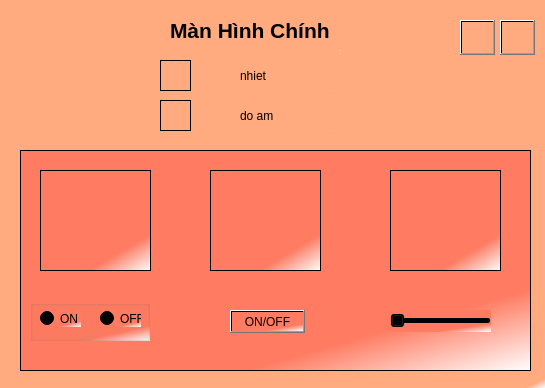
<?xml version="1.0" encoding="UTF-8"?>
<ui version="4.0">
 <class>MainWindow</class>
 <widget class="QMainWindow" name="MainWindow">
  <property name="geometry">
   <rect>
    <x>0</x>
    <y>0</y>
    <width>545</width>
    <height>388</height>
   </rect>
  </property>
  <property name="windowTitle">
   <string>MainWindow</string>
  </property>
  <property name="styleSheet">
   <string notr="true">background-color: qlineargradient(spread:pad, x1:0.989, y1:0.982955, x2:1, y2:1, stop:0 rgba(255, 170, 127, 255), stop:1 rgba(255, 255, 255, 255));</string>
  </property>
  <widget class="QWidget" name="centralwidget">
   <widget class="QFrame" name="frame">
    <property name="geometry">
     <rect>
      <x>160</x>
      <y>60</y>
      <width>31</width>
      <height>31</height>
     </rect>
    </property>
    <property name="styleSheet">
     <string notr="true">background-image: url(:/bg_image/icontemperature.png);</string>
    </property>
    <property name="frameShape">
     <enum>QFrame::StyledPanel</enum>
    </property>
    <property name="frameShadow">
     <enum>QFrame::Raised</enum>
    </property>
   </widget>
   <widget class="QFrame" name="frame_2">
    <property name="geometry">
     <rect>
      <x>160</x>
      <y>100</y>
      <width>31</width>
      <height>31</height>
     </rect>
    </property>
    <property name="styleSheet">
     <string notr="true">background-image: url(:/bg_image/iconhumidity.png);</string>
    </property>
    <property name="frameShape">
     <enum>QFrame::StyledPanel</enum>
    </property>
    <property name="frameShadow">
     <enum>QFrame::Raised</enum>
    </property>
   </widget>
   <widget class="QLabel" name="label">
    <property name="geometry">
     <rect>
      <x>170</x>
      <y>10</y>
      <width>171</width>
      <height>41</height>
     </rect>
    </property>
    <property name="font">
     <font>
      <pointsize>16</pointsize>
      <weight>75</weight>
      <bold>true</bold>
     </font>
    </property>
    <property name="text">
     <string>Màn Hình Chính</string>
    </property>
   </widget>
   <widget class="QLabel" name="tvTemp">
    <property name="geometry">
     <rect>
      <x>240</x>
      <y>60</y>
      <width>91</width>
      <height>31</height>
     </rect>
    </property>
    <property name="text">
     <string>nhiet</string>
    </property>
   </widget>
   <widget class="QLabel" name="tvHumid">
    <property name="geometry">
     <rect>
      <x>240</x>
      <y>100</y>
      <width>91</width>
      <height>31</height>
     </rect>
    </property>
    <property name="text">
     <string>do am</string>
    </property>
   </widget>
   <widget class="QPushButton" name="btnSetting">
    <property name="geometry">
     <rect>
      <x>460</x>
      <y>20</y>
      <width>35</width>
      <height>35</height>
     </rect>
    </property>
    <property name="styleSheet">
     <string notr="true">background-image:url(:/bg_image/setting30px.png)</string>
    </property>
    <property name="text">
     <string/>
    </property>
   </widget>
   <widget class="QFrame" name="frame_3">
    <property name="geometry">
     <rect>
      <x>20</x>
      <y>150</y>
      <width>511</width>
      <height>221</height>
     </rect>
    </property>
    <property name="styleSheet">
     <string notr="true">background: qlineargradient(spread:pad, x1:0.829545, y1:0.739, x2:1, y2:1, stop:0 rgba(255, 123, 97, 255), stop:1 rgba(255, 255, 255, 255));</string>
    </property>
    <property name="frameShape">
     <enum>QFrame::StyledPanel</enum>
    </property>
    <property name="frameShadow">
     <enum>QFrame::Raised</enum>
    </property>
    <widget class="QGroupBox" name="groupBox">
     <property name="geometry">
      <rect>
       <x>10</x>
       <y>150</y>
       <width>120</width>
       <height>41</height>
      </rect>
     </property>
     <property name="title">
      <string/>
     </property>
     <widget class="QRadioButton" name="radioOn">
      <property name="geometry">
       <rect>
        <x>10</x>
        <y>10</y>
        <width>41</width>
        <height>17</height>
       </rect>
      </property>
      <property name="text">
       <string>ON</string>
      </property>
     </widget>
     <widget class="QRadioButton" name="radioOff">
      <property name="geometry">
       <rect>
        <x>70</x>
        <y>10</y>
        <width>41</width>
        <height>17</height>
       </rect>
      </property>
      <property name="text">
       <string>OFF</string>
      </property>
     </widget>
    </widget>
    <widget class="QPushButton" name="btnFan">
     <property name="geometry">
      <rect>
       <x>210</x>
       <y>160</y>
       <width>75</width>
       <height>23</height>
      </rect>
     </property>
     <property name="text">
      <string>ON/OFF</string>
     </property>
    </widget>
    <widget class="QSlider" name="sliderMotor">
     <property name="geometry">
      <rect>
       <x>370</x>
       <y>160</y>
       <width>101</width>
       <height>22</height>
      </rect>
     </property>
     <property name="orientation">
      <enum>Qt::Horizontal</enum>
     </property>
    </widget>
    <widget class="QFrame" name="frameLamp">
     <property name="geometry">
      <rect>
       <x>20</x>
       <y>20</y>
       <width>111</width>
       <height>101</height>
      </rect>
     </property>
     <property name="styleSheet">
      <string notr="true">
background-image: url(:/bg_image/lampbulbon100px.png);</string>
     </property>
     <property name="frameShape">
      <enum>QFrame::StyledPanel</enum>
     </property>
     <property name="frameShadow">
      <enum>QFrame::Raised</enum>
     </property>
    </widget>
    <widget class="QFrame" name="frameFan">
     <property name="geometry">
      <rect>
       <x>190</x>
       <y>20</y>
       <width>111</width>
       <height>101</height>
      </rect>
     </property>
     <property name="styleSheet">
      <string notr="true">background-image: url(:/bg_image/electricfanon100px.png);</string>
     </property>
     <property name="frameShape">
      <enum>QFrame::StyledPanel</enum>
     </property>
     <property name="frameShadow">
      <enum>QFrame::Raised</enum>
     </property>
    </widget>
    <widget class="QFrame" name="frameMotor">
     <property name="geometry">
      <rect>
       <x>370</x>
       <y>20</y>
       <width>111</width>
       <height>101</height>
      </rect>
     </property>
     <property name="styleSheet">
      <string notr="true">background-image: url(:/bg_image/pumpon100px.png);</string>
     </property>
     <property name="frameShape">
      <enum>QFrame::StyledPanel</enum>
     </property>
     <property name="frameShadow">
      <enum>QFrame::Raised</enum>
     </property>
    </widget>
   </widget>
   <widget class="QPushButton" name="btnLogout">
    <property name="geometry">
     <rect>
      <x>500</x>
      <y>20</y>
      <width>35</width>
      <height>35</height>
     </rect>
    </property>
    <property name="styleSheet">
     <string notr="true">background-image: url(:/bg_image/power30px.png);</string>
    </property>
    <property name="text">
     <string/>
    </property>
   </widget>
  </widget>
 </widget>
 <resources>
  <include location="source_main.qrc"/>
 </resources>
 <connections/>
</ui>
